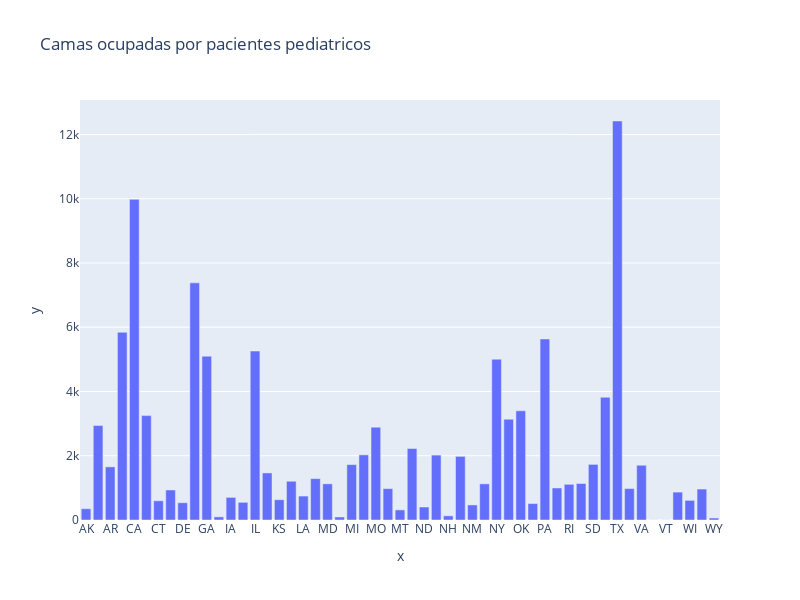

Notebook code cell kept with this figure:
### Markdown cell above
Consigna 4

### Code cell
df_año.rename(columns={'total_pediatric_patients_hospitalized_confirmed_covid':'Pacientes pediatricos hospitalizados'},inplace=True)
df_año['Pacientes pediatricos hospitalizados'].fillna(0,inplace = True)
df_año['Pacientes pediatricos hospitalizados'].astype(float)
estados3 =df_año.groupby(['state'])[['Pacientes pediatricos hospitalizados']].sum()
labels= estados3.index
values= estados3['Pacientes pediatricos hospitalizados']
fig = px.bar(x= labels, y = values, width=800, height=600, title='Camas ocupadas por pacientes pediatricos')
fig.show()
estados3

### Figure 1 — Plotly figure (JSON) as saved in the notebook; plotly's stock layout.template omitted (floating-point values rounded to 4 significant figures)
{"data": [{"alignmentgroup": "True", "hovertemplate": "x=%{x}<br>y=%{y}<extra></extra>", "legendgroup": "", "marker": {"color": "#636efa", "pattern": {"shape": ""}}, "name": "", "offsetgroup": "", "orientation": "v", "showlegend": false, "textposition": "auto", "type": "bar", "x": ["AK", "AL", "AR", "AZ", "CA", "CO", "CT", "DC", "DE", "FL", "GA", "HI", "IA", "ID", "IL", "IN", "KS", "KY", "LA", "MA", "MD", "ME", "MI", "MN", "MO", "MS", "MT", "NC", "ND", "NE", "NH", "NJ", "NM", "NV", "NY", "OH", "OK", "OR", "PA", "PR", "RI", "SC", "SD", "TN", "TX", "UT", "VA", "VI", "VT", "WA", "WI", "WV", "WY"], "xaxis": "x", "y": [351, 2940, 1654, 5843, 9981, 3249, 598, 934, 538, 7382, 5100, 98, 704, 550, 5259, 1465, 631, 1206, 745, 1288, 1126, 94, 1724, 2027, 2890, 976, 314, 2225, 404, 2020, 130, 1981, 469, 1126, 5005, 3138, 3399, 511, 5634, 997, 1111, 1136, 1731, 3819, 12419, 978, 1704, 3, 3, 868, 611, 963, 62], "yaxis": "y"}], "layout": {"barmode": "relative", "height": 600, "legend": {"tracegroupgap": 0}, "title": {"text": "Camas ocupadas por pacientes pediatricos"}, "width": 800, "xaxis": {"anchor": "y", "domain": [0, 1], "title": {"text": "x"}}, "yaxis": {"anchor": "x", "domain": [0, 1], "title": {"text": "y"}}}}
